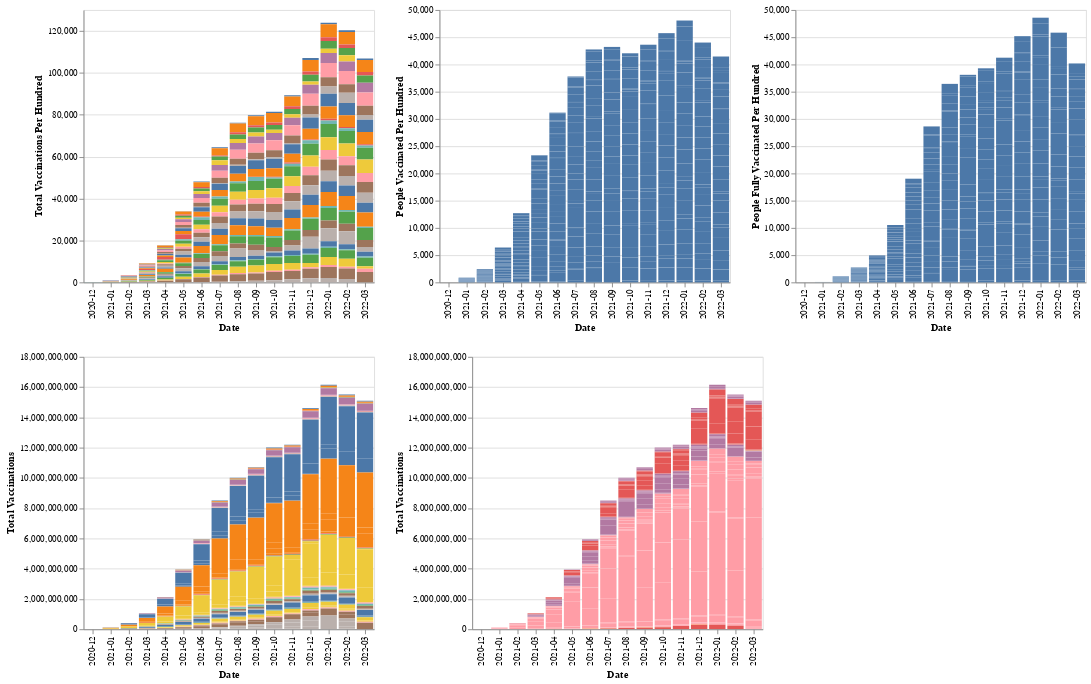

The cell this chart's notebook holds for it:
### Code cell
dropdown = alt.binding_select (options=data["Country"].unique(), name="Select a country:")
selection = alt.selection(type="single", fields=["Country"], bind=dropdown)
base =  alt.Chart(data)
tv = base.mark_bar().encode(
    x = "Date",
    y = "Total Vaccinations Per Hundred",
    color=alt.Color("Country", legend=None),
    tooltip=["Country"],
    opacity=alt.condition(selection,alt.value(1),alt.value(.2))
).add_selection(selection).interactive()

pv = base.mark_bar().encode(
    x = "Date",
    y = "People Vaccinated Per Hundred"
).transform_filter(selection)

pfv = base.mark_bar().encode(
    x = "Date",
    y = "People Fully Vaccinated Per Hundred"
).transform_filter(selection)

base2 =  alt.Chart(data2)
total_vaccination = base2.mark_bar().encode(
    x = "Date",
    y = "Total Vaccinations",
    color=alt.Color("Country", legend=None),
    tooltip=["Country"],
    opacity=alt.condition(selection,alt.value(1),alt.value(.2))
).add_selection(selection).interactive()
vaccine_type = base2.mark_bar().encode(
    x = "Date",
    y = "Total Vaccinations",
    color="Vaccine",
    tooltip=["Vaccine"]
).transform_filter(selection).interactive()

(tv | pv | pfv) & (total_vaccination | vaccine_type)

### Figure 1 — Vega-Lite specification as saved in the notebook (floating-point values rounded to 4 significant figures; data arrays with more than 128 entries replaced by an {"elided": "..."} marker saying what was removed)
{"config": {"view": {"continuousWidth": 400, "continuousHeight": 300}}, "vconcat": [{"hconcat": [{"mark": "bar", "encoding": {"color": {"field": "Country", "legend": null, "type": "nominal"}, "opacity": {"condition": {"value": 1, "selection": "selector049"}, "value": 0.2}, "tooltip": [{"field": "Country", "type": "nominal"}], "x": {"field": "Date", "type": "nominal"}, "y": {"field": "Total Vaccinations Per Hundred", "type": "quantitative"}}, "selection": {"selector049": {"type": "single", "fields": ["Country"], "bind": {"input": "select", "options": ["Austria", "Belgium", "Bulgaria", "Croatia", "Cyprus", "Czechia", "Denmark", "Estonia", "Finland", "France", "Germany", "Hungary", "Iceland", "Ireland", "Italy", "Latvia", "Liechtenstein", "Lithuania", "Luxembourg", "Malta", "Netherlands", "Norway", "Poland", "Portugal", "Romania", "Slovakia", "Slovenia", "Spain", "Sweden", "Switzerland", "Ukraine"], "name": "Select a country:"}}, "selector050": {"type": "interval", "bind": "scales", "encodings": ["x", "y"]}}}, {"mark": "bar", "encoding": {"x": {"field": "Date", "type": "nominal"}, "y": {"field": "People Vaccinated Per Hundred", "type": "quantitative"}}, "transform": [{"filter": {"selection": "selector049"}}]}, {"mark": "bar", "encoding": {"x": {"field": "Date", "type": "nominal"}, "y": {"field": "People Fully Vaccinated Per Hundred", "type": "quantitative"}}, "transform": [{"filter": {"selection": "selector049"}}]}], "data": {"name": "data-b4d060d0e400216f4d305748438d7b3e"}}, {"hconcat": [{"mark": "bar", "encoding": {"color": {"field": "Country", "legend": null, "type": "nominal"}, "opacity": {"condition": {"value": 1, "selection": "selector049"}, "value": 0.2}, "tooltip": [{"field": "Country", "type": "nominal"}], "x": {"field": "Date", "type": "nominal"}, "y": {"field": "Total Vaccinations", "type": "quantitative"}}, "selection": {"selector049": {"type": "single", "fields": ["Country"], "bind": {"input": "select", "options": ["Austria", "Belgium", "Bulgaria", "Croatia", "Cyprus", "Czechia", "Denmark", "Estonia", "Finland", "France", "Germany", "Hungary", "Iceland", "Ireland", "Italy", "Latvia", "Liechtenstein", "Lithuania", "Luxembourg", "Malta", "Netherlands", "Norway", "Poland", "Portugal", "Romania", "Slovakia", "Slovenia", "Spain", "Sweden", "Switzerland", "Ukraine"], "name": "Select a country:"}}, "selector051": {"type": "interval", "bind": "scales", "encodings": ["x", "y"]}}}, {"mark": "bar", "encoding": {"color": {"field": "Vaccine", "type": "nominal"}, "tooltip": [{"field": "Vaccine", "type": "nominal"}], "x": {"field": "Date", "type": "nominal"}, "y": {"field": "Total Vaccinations", "type": "quantitative"}}, "selection": {"selector052": {"type": "interval", "bind": "scales", "encodings": ["x", "y"]}}, "transform": [{"filter": {"selection": "selector049"}}]}], "data": {"name": "data-d2bb12f27d27586c78869806e5116b59"}}], "$schema": "https://vega.github.io/schema/vega-lite/v4.17.0.json", "datasets": {"data-b4d060d0e400216f4d305748438d7b3e": {"elided": "484 records"}, "data-d2bb12f27d27586c78869806e5116b59": {"elided": "1893 records"}}}
